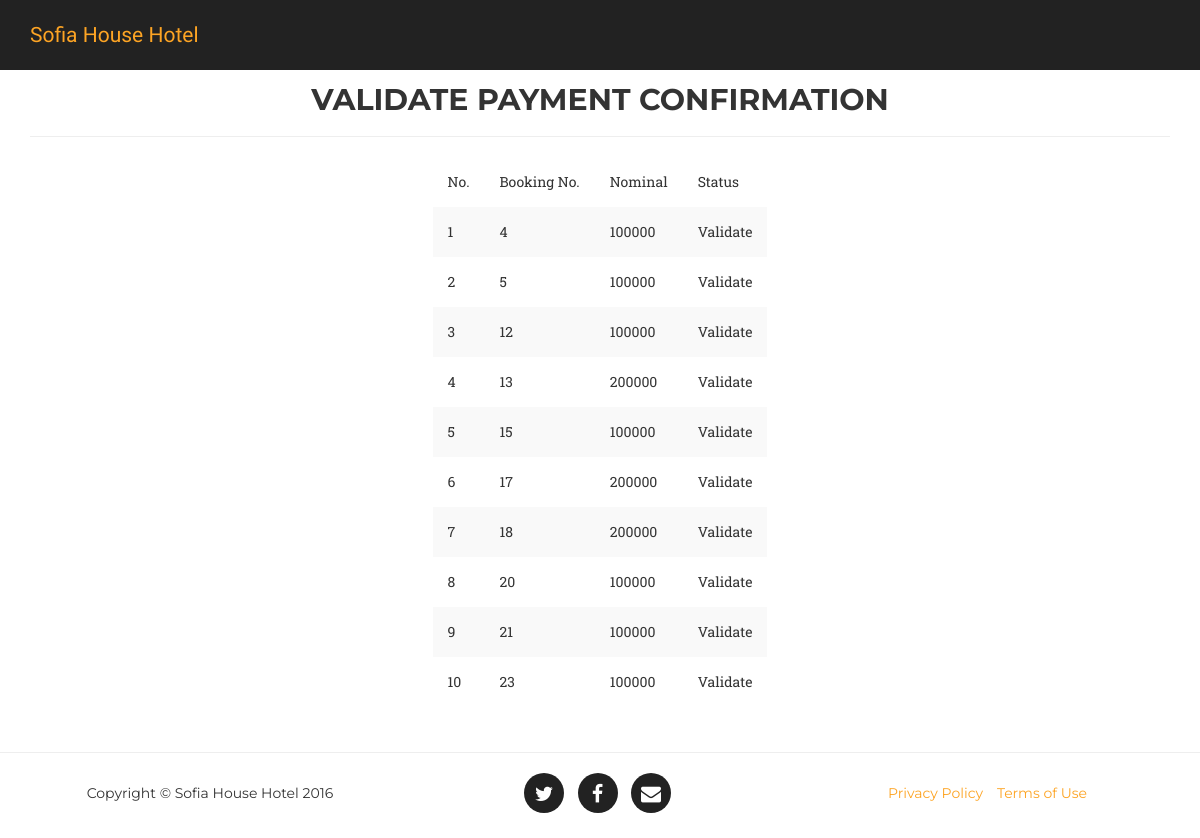
/validatepayment.php, run on an earlier commit of the app's database.
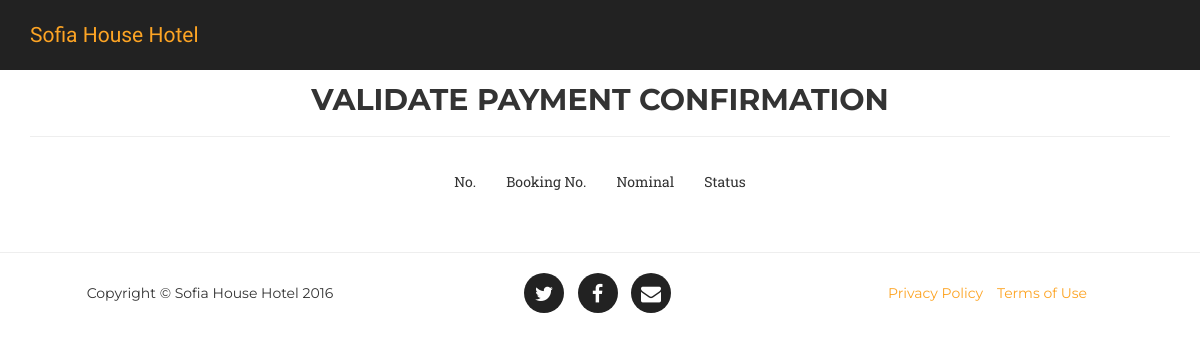
And on a later commit of the database.
### tables this page shows
CREATE TABLE `konfirmasi` (
  `id` int(11) NOT NULL,
  `id_booking` int(11) NOT NULL,
  `tanggal_konfirmasi` timestamp NOT NULL DEFAULT CURRENT_TIMESTAMP ON UPDATE CURRENT_TIMESTAMP,
  `jenis_pembayaran` varchar(10) NOT NULL,
  `nominal` int(11) NOT NULL
);

### validatepayment.php (the view, shortened to what this page needs)
<?php include('head.php'); ?>
<?php include('minimalnavigation.php'); ?>
<?php
	$connect = mysql_connect("localhost","root","") or die ("Connection Error");
?>
<div class="container">
	<div class="text-center">
	<h2 class="section-heading"> Validate Payment Confirmation </h2>
	<hr>
	</div>
		<div class="row">
			<table class="table-striped" style="margin:auto;">
				<thead>
					<tr>
						<td class="padding-20"> No. </td>
						<td class="padding-20"> Booking No.</td>
						<td class="padding-20"> Nominal </td>
						<td class="padding-20"> Status </td>
					</tr>
				</thead>
				<tbody>
				<?php
					$query = "SELECT * FROM `konfirmasi` WHERE `id_booking` in (SELECT `id` FROM `booking` WHERE `status`='pending')";
					$data = mysql_query($query,$connect);
					$i = 1;
					if ($data){
						while($row = mysql_fetch_array($data)){
							echo '<tr>';
								echo '<td class="padding-20">'.$i.'</td>';
								echo '<td class="padding-20">'.$row[1].'</td>';
								echo '<td class="padding-20">'.$row[4].'</td>';
								echo '<td class="padding-20"> Validate </td>';
							echo '</tr>';
							$i++;
						}
					}
				?>
				</tbody>
			</table>
	</div>
</div>
<?php include('footer.php'); ?>

### head.php (shortened to what this page needs)
<!DOCTYPE html>
<html lang="en">
<head>
    <link href="css/bootstrap.min.css" rel="stylesheet">
    <link href="css/agency.css" rel="stylesheet">
    <link href="font-awesome/css/font-awesome.min.css" rel="stylesheet" type="text/css">
</head>

### minimalnavigation.php (shortened to what this page needs)
<nav class="navbar navbar-default navbar-fixed-top">
    <div class="container">
        <div class="navbar-header page-scroll">
            <a class="navbar-brand page-scroll" href="index.php">Sofia House Hotel</a>
        </div>
        <div class="collapse navbar-collapse" id="bs-example-navbar-collapse-1">
        </div>
    </div>
</nav>

### footer.php (shortened to what this page needs)
 <footer>
    <hr>
    <div class="container">
        <div class="row">
            <div class="col-md-4">
                <span class="copyright">Copyright &copy; Sofia House Hotel 2016</span>
            </div>
            <div class="col-md-4">
                <ul class="list-inline social-buttons">
                    <li><a href="#"><i class="fa fa-twitter"></i></a>
                    </li>
                    <li><a href="#"><i class="fa fa-facebook"></i></a>
                    </li>
                    <li><a href="#"><i class="fa fa-envelope"></i></a>
                    </li>
                </ul>
            </div>
            <div class="col-md-4">
                <ul class="list-inline quicklinks">
                    <li><a href="#">Privacy Policy</a>
                    </li>
                    <li><a href="#">Terms of Use</a>
                    </li>
                </ul>
            </div>
        </div>
    </div>
</footer>
</body>
</html>

### css/agency.css (style rules this page uses)
a, a:hover, a:focus, a:active, a.active { outline: none; }
a { color: #fda424; }
h1, h2, h3, h4, h5, h6 { font-family: "Montserrat", "Helvetica Neue", Helvetica, Arial, sans-serif; text-transform: uppercase; font-weight: 700; }
.navbar-default { background-color: #222; border-color: transparent; }
.navbar-default .navbar-brand { color: #fda424; font-family: "Kaushan Script", "Helvetica Neue", Helvetica, Arial, cursive; }
.navbar-default .navbar-collapse { border-color: rgba(255, 255, 255, 0.02); }
@media (min-width: 768px) { .navbar-default { background-color: #222; padding: 10px 0; -webkit-transition: padding 0.3s; -moz-transition: padding 0.3s; transition: padding 0.3s; border: none; } }
@media (min-width: 768px) { .navbar-default .navbar-brand { font-size: 1.5em; -webkit-transition: all 0.3s; -moz-transition: all 0.3s; transition: all 0.3s; } }
footer { padding: 25px 0; text-align: center; }
footer span.copyright { line-height: 40px; font-family: "Montserrat", "Helvetica Neue", Helvetica, Arial, sans-serif; text-transform: uppercase; text-transform: none; }
footer ul.quicklinks { margin-bottom: 0; line-height: 40px; font-family: "Montserrat", "Helvetica Neue", Helvetica, Arial, sans-serif; text-transform: uppercase; text-transform: none; }
ul.social-buttons { margin-bottom: 0; }
ul.social-buttons li a { display: block; background-color: #222; height: 40px; width: 40px; border-radius: 100%; font-size: 20px; line-height: 40px; color: white; outline: none; -webkit-transition: all 0.3s; -moz-transition: all 0.3s; transition: all 0.3s; }
.padding-20 { padding:15px; }

What changed in the data, as far as the page shows it:
no longer on this page (row edited): konfirmasi: id_booking "4", nominal "100000"
no longer on this page (row edited): konfirmasi: id_booking "5", nominal "100000"
removed konfirmasi: id_booking "12", nominal "100000"
removed konfirmasi: id_booking "13", nominal "200000"
removed konfirmasi: id_booking "15", nominal "100000"
removed konfirmasi: id_booking "17", nominal "200000"
removed konfirmasi: id_booking "18", nominal "200000"
removed konfirmasi: id_booking "20", nominal "100000"
removed konfirmasi: id_booking "21", nominal "100000"
removed konfirmasi: id_booking "23", nominal "100000"
